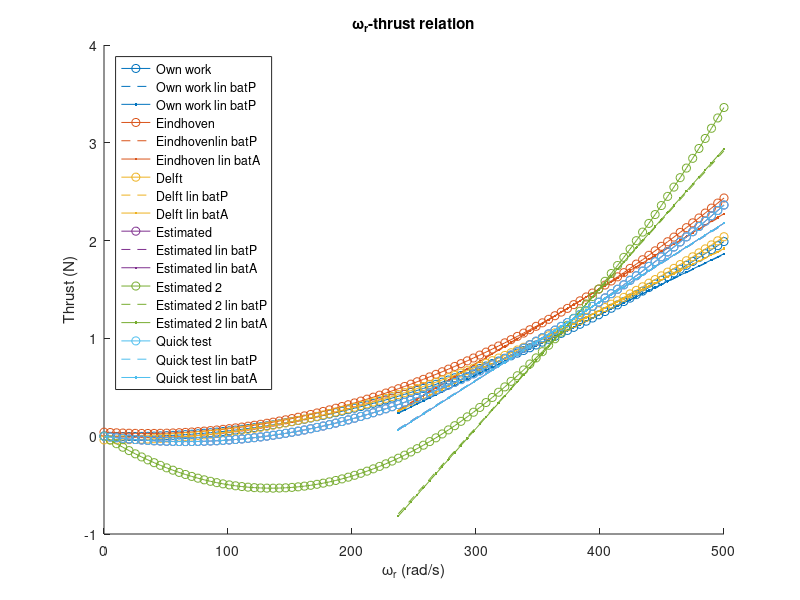
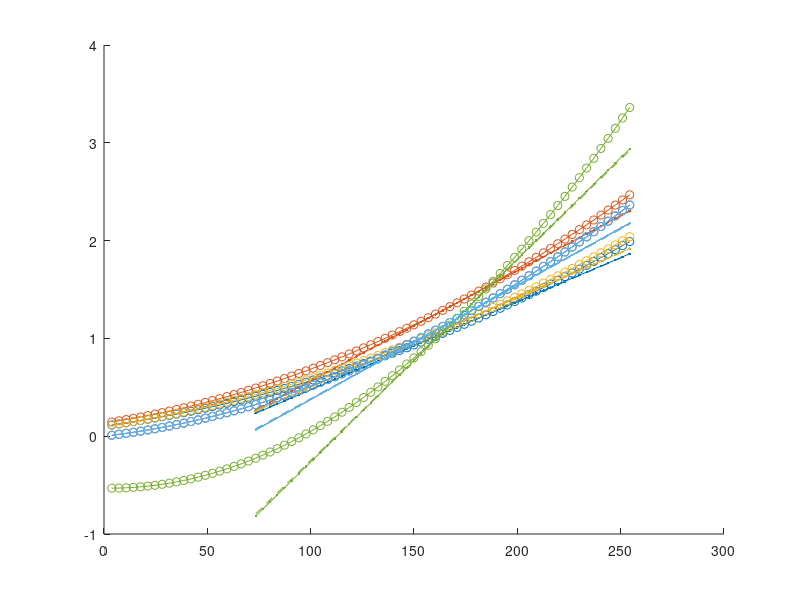

MATLAB code to generate these figures, in order: (Note: this script raises an error after producing the figures.)
%% Initialization
clear;
close all;
clc;


%% Set average PWM at equilibrium
% Parrot battery
pwmEqBatP = 169.5916;

% Akku-King battery
pwmEqBatA = 171.4937;


%% Set constant coefficients
g = 9.81;
cM1 = 3.7;
cM2 = 130.9;
cA1 = cM1/2.55;
cA2 = cM2;

% Parrot battery mass
mBatP = 0.481;

% Akku-King battery mass
mBatA = 0.497;


%% Determine coefficients of own work
% Set average omegaR-thrust coefficients
cTO = [8.6e-6;
       -3.2e-4;
       0];

% Derive average PWM-thrust coefficients
cTPO = [cTO(1)*cA1^2;
        2*cTO(1)*cA1*cA2 + cTO(2)*cA1;
        cTO(1)*cA2^2 + cTO(2)*cA2 + cTO(3)];


%% Determine coefficients of Eindhoven thesis
% Given coefficients
cM  = [3.7503, 132.7387;
       3.7123, 131.5018;
       3.6891, 130.7137;
       3.7380, 132.2209];
cME = mean(cM);

% Set average PWM-thrust coefficients
cTP  = [1.5618e-4, 1.0395e-2, 0.13894;
        1.8150e-4, 8.7242e-3, 0.14425;
        1.3478e-4, 7.3295e-3, 0.11698;
        1.4306e-4, 5.7609e-3, 0.13362];
cTPE = mean(cTP)';

% Derive average omegaR-thrust coefficients
cT1Avg = cTPE(1)/cME(1)^2;
cT2Avg = -2*cME(2)*cTPE(1)/cME(1)^2 + cTPE(2)/cME(1);
cT3Avg = cTPE(1)*cME(2)^2/cME(1)^2 - ...
         cME(2)*cTPE(2)/cME(1) + cTPE(3);
cTE    = [cT1Avg;cT2Avg;cT3Avg];

% Take care of PWM range [0-255], instead of [0-100]
cTPE = cTPE./[2.55^2;2.55;1];


%% Determine coefficients of Delft thesis
% Set average omegaR-thrust coefficients
cTD = [8.386e-6;
       -3.723e-5;
       -0.03818];

% Derive average PWM-thrust coefficients (assuming same cAs as in own work)
cTPD = [cTD(1)*cA1^2;
        2*cTD(1)*cA1*cA2 + cTD(2)*cA1;
        cTD(1)*cA2^2 + cTD(2)*cA2 + cTD(3)];


%% Estimate coefficients using ground and hovering constraint
% Solve for thrust coefficients for 1 rotor (assuming rotors are the same)
% Parrot battery
cP = zeros(2,2);
cP(1,1) = cA2^2;
cP(1,2) = cA2;
cP(2,1) = cA1^2*pwmEqBatP^2 + 2*cA1*cA2*pwmEqBatP + cA2^2;
cP(2,2) = cA1*pwmEqBatP + cA2;
cTP = cP\[0;mBatP*g/4];

% Akku-King battery
cA = zeros(2,2);
cA(1,1) = cA2^2;
cA(1,2) = cA2;
cA(2,1) = cA1^2*pwmEqBatA^2 + 2*cA1*cA2*pwmEqBatA + cA2^2;
cA(2,2) = cA1*pwmEqBatA + cA2;
cTA = cA\[0;mBatA*g/4];

% Derive average omegaR-thrust coefficients
cTEs = [mean([cTP,cTA],2);0];
cT1 = cTEs(1);
cT2 = cTEs(2);

% Derive average PWM-thrust coefficients
cTPEs = [cT1*cA1^2;
         2*cT1*cA1*cA2 + cT2*cA1;
         cT1*cA2^2 + cT2*cA2 + cTEs(3)];


%% Estimate coefficients using 2 hovering constraints
cH(1,1) = cA1^2*pwmEqBatP^2 + 2*cA1*cA2*pwmEqBatP + cA2^2;
cH(1,2) = cA1*pwmEqBatP + cA2;
cH(2,1) = cA1^2*pwmEqBatA^2 + 2*cA1*cA2*pwmEqBatA + cA2^2;
cH(2,2) = cA1*pwmEqBatA + cA2;
cTH = cH\[mBatP*g/4;mBatA*g/4];

% Derive average omegaR-thrust coefficients
cTEs2 = [cTH;0];
cT1 = cTEs2(1);
cT2 = cTEs2(2);

% Derive average PWM-thrust coefficients
cTPEs2 = [cT1*cA1^2;
          2*cT1*cA1*cA2 + cT2*cA1;
          cT1*cA2^2 + cT2*cA2 + cTEs2(3)];


%% Adjustable coefficients for tests
cTTest = [1.281e-05;
          -1.677e-3;
          0];

cTPTest = [cTTest(1)*cA1^2;
           2*cTTest(1)*cA1*cA2 + cTTest(2)*cA1;
           cTTest(1)*cA2^2 + cTTest(2)*cA2 + cTTest(3)];


%% Create coefficients vectors
%  [Own work, Eindhoven thesis, Delft thesis]
cT  = [cTO,cTE,cTD,cTEs,cTEs2,cTTest];
cTP = [cTPO,cTPE,cTPD,cTPEs,cTPEs2,cTPTest];


%% Plot omegaR-thrust curve of different sources
% Set omegaR range
omegaR = linspace(0,500)';

% Determine nonlinear omegaR-thrust relation
T = [omegaR.^2,omegaR,ones(length(omegaR),1)]*cT;

% Linearize omegaR-thrust relation around batP and batA hovering equilibria
omegaRLinMin = 235;
omegaRLinMax = 500;
[~,startSample] = min(abs(omegaR-omegaRLinMin));
[~,endSample] = min(abs(omegaR-omegaRLinMax));
omegaRLin = omegaR(startSample:endSample);

omegaRHoverBatP = cA1*pwmEqBatP+cA2;
TLinBatP = omegaRLin*[2*omegaRHoverBatP,1]*cT(1:2,:) + ...
         [-omegaRHoverBatP^2,1]*cT([1,3],:);

omegaRHoverBatA = cA1*pwmEqBatA+cA2;
TLinBatA = omegaRLin*[2*omegaRHoverBatA,1]*cT(1:2,:) + ...
         [-omegaRHoverBatA^2,1]*cT([1,3],:);

% Plot
cP = [0,      0.4470, 0.7410;
      0.8500, 0.3250, 0.0980;
      0.9290, 0.6940, 0.1250;
      0.4940, 0.1840, 0.5560;
      0.4660, 0.6740, 0.1880;
      0.3010, 0.7450, 0.9330;
      0.6350, 0.0780, 0.1840];

figure('Name','Nonlinear and linear thrust curves');
hold on;
for i = 1:size(T,2)
    plot(omegaR,T(:,i),'-o','Color',cP(i,:));
    plot(omegaRLin,TLinBatP(:,i),'--','Color',cP(i,:));
    plot(omegaRLin,TLinBatA(:,i),'.-','Color',cP(i,:));
end
legend('Own work','Own work lin batP','Own work lin batP',...
       'Eindhoven','Eindhovenlin batP','Eindhoven lin batA',...
       'Delft','Delft lin batP','Delft lin batA',...
       'Estimated','Estimated lin batP','Estimated lin batA',...
       'Estimated 2','Estimated 2 lin batP','Estimated 2 lin batA',...
       'Quick test','Quick test lin batP','Quick test lin batA',...
       'location','northwest');
xlabel('\omega_r (rad/s)');
ylabel('Thrust (N)');
title('\omega_r-thrust relation');


%% Plot PWM-thrust curve of different sources
% Create PWM range
% PWM 1 from AR.Drone 2.0 is greater than PWM 0.2 from MATLAB toolbox
pwmMin = 1;
omegaRMin = cA1*pwmMin + cA2;
[~,startIdx] = min(abs(omegaR - omegaRMin));
if omegaR(startIdx) < omegaRMin
    startIdx = startIdx + 1;
end
pwm = (omegaR(startIdx:end) - cA2)/cA1;

% Create PWM-thrust data
pT = [pwm.^2,pwm,ones(length(pwm),1)]*cTP;

% Create linearized PWM polynomial data
pwmLinMin = (omegaRLinMin - cA2)/cA1;
pwmLinMax = (omegaRLinMax - cA2)/cA1;
[~,startSample] = min(abs(pwm-pwmLinMin));
[~,endSample] = min(abs(pwm-pwmLinMax));
pwmLin = pwm(startSample:endSample);

pTLinBatP = pwmLin*[2*pwmEqBatP,1]*cTP(1:2,:) + ...
         [-pwmEqBatP^2,1]*cTP([1,3],:);

pTLinBatA = pwmLin*[2*pwmEqBatA,1]*cTP(1:2,:) + ...
         [-pwmEqBatA^2,1]*cTP([1,3],:);

% Create PWM-thrust and linearization data for Eindhoven thesis
% pwmE = pwm/2.55;
% pwmLinE = pwmLin/2.55;
% pTE = [pwmE.^2,pwmE,ones(length(pwmE),1)]*cTPE;
% 
% pTLinBatPE = pwmLinE*[2*pwmEqBatP/2.55,1]*cTPE(1:2) + ...
%          [-(pwmEqBatP/2.55)^2,1]*cTPE([1,3]);
% 
% pTLinBatAE = pwmLinE*[2*pwmEqBatA/2.55,1]*cTPE(1:2) + ...
%          [-(pwmEqBatA/2.55)^2,1]*cTPE([1,3]);

% Plot
figure('Name','Nonlinear and linear thrust curves per PWM value');
hold on;
for i = 1:size(pT,2)
    plot(pwm,pT(:,i),'-o','Color',cP(i,:));
    plot(pwmLin,pTLinBatP(:,i),'--','Color',cP(i,:));
    plot(pwmLin,pTLinBatA(:,i),'.-','Color',cP(i,:));
end
xline(pwmEqBatP);
yline(mBatP*g/4);
xline(pwmEqBatA);
yline(mBatA*g/4);
legend('Own work','Own work lin batP','Own work lin batP',...
       'Eindhoven','Eindhoven lin batP','Eindhoven lin batA',...
       'Delft','Delft lin batP','Delft lin batA',...
       'Estimated','Estimated lin batP','Estimated lin batA',...
       'Estimated 2','Estimated 2 lin batP','Estimated 2 lin batA',...
       'Quick test','Quick test lin batP','Quick test lin batA',...
       'location','northwest');
xlabel('AR.Drone 2.0 PWM (-)');
ylabel('Thrust (N)');
title('PWM-thrust relation');


%% Shift up identified omegaR-thrust curve
